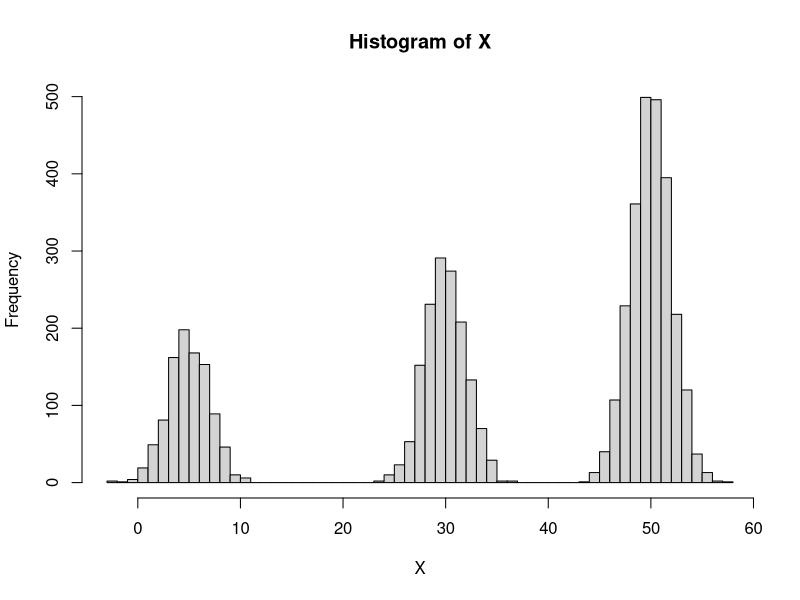
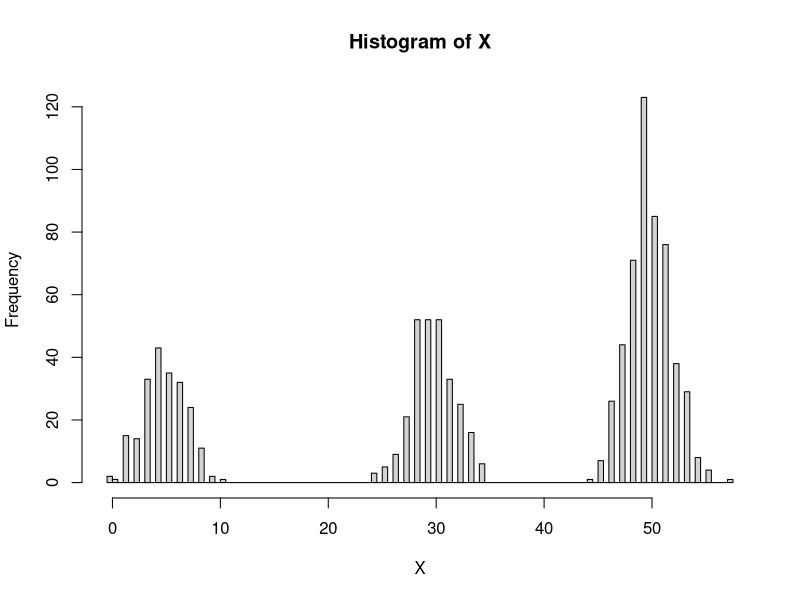

Generate these figures, in order, with R:
rm(list=ls());

set.seed(197);

makeHist <- function(GMM) {
 n <- 5000;
 X <- rnorm(n);

 for(k in seq_along(X)) {
  rk <- sample(1:3, 1, replace=TRUE, prob=GMM$freq);
  X[k] <- GMM$mu[rk] + GMM$sigma[rk] * X[k];
 }

 return( hist(X, breaks=50) );
}

GMM <- rbind(
 data.frame(mu=5, sigma=2, freq=0.2),
 data.frame(mu=30, sigma=2, freq=0.3),
 data.frame(mu=50, sigma=2, freq=0.5)
)
print(GMM);

h <- makeHist(GMM);
print(data.frame(h$mids, h$density));

X <- sample(h$mids, 1000, prob=h$density, replace=T);
hist(X, breaks=100);
